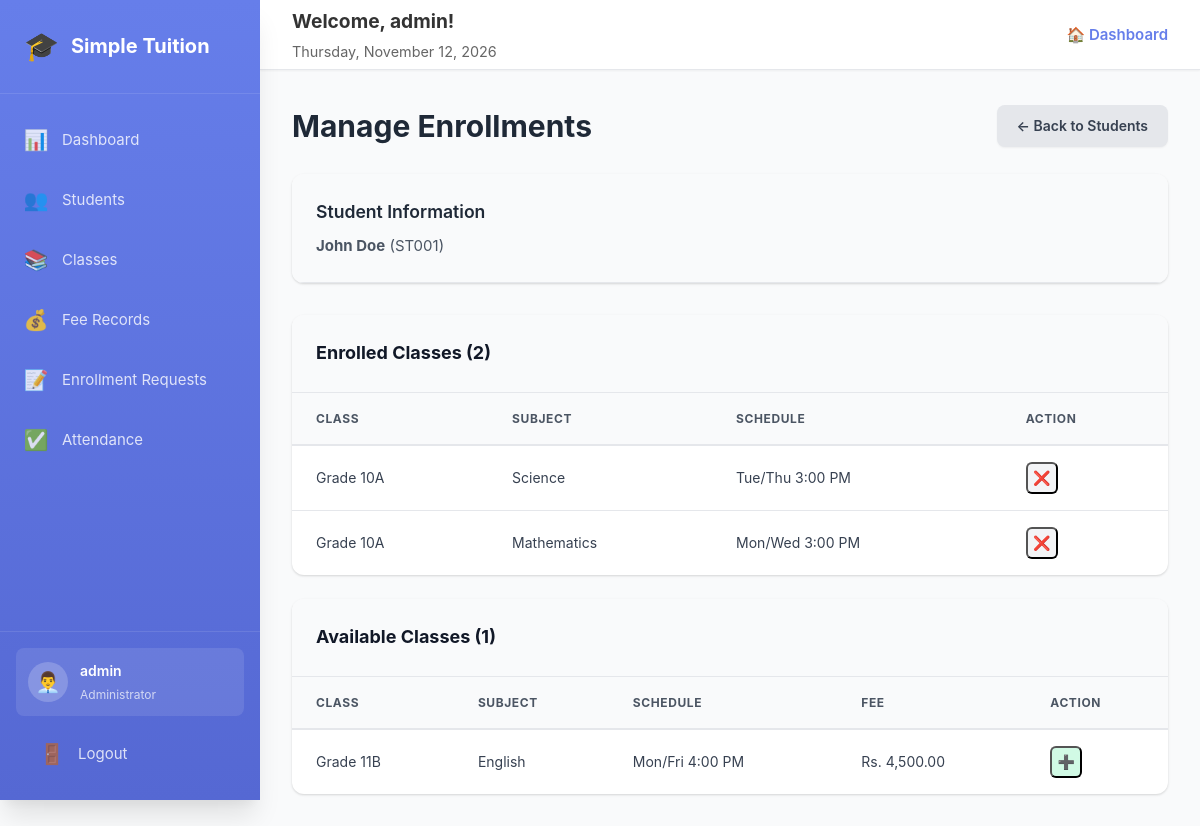
The app's page /admin/enrollments.php?student_id=1 (signed in) with its own data.
### tables this page shows
CREATE TABLE `students` (
  `id` int(11) NOT NULL,
  `student_id` varchar(20) NOT NULL,
  `name` varchar(100) NOT NULL,
  `email` varchar(100) NOT NULL,
  `phone` varchar(20) DEFAULT NULL,
  `password` varchar(255) NOT NULL,
  `address` text DEFAULT NULL,
  `date_of_birth` date DEFAULT NULL,
  `enrollment_date` date DEFAULT NULL,
  `status` enum('active','inactive') DEFAULT 'active',
  `created_at` timestamp NOT NULL DEFAULT current_timestamp()
);

CREATE TABLE `student_classes` (
  `id` int(11) NOT NULL,
  `student_id` int(11) NOT NULL,
  `class_id` int(11) NOT NULL,
  `enrolled_date` date DEFAULT NULL
);

CREATE TABLE `classes` (
  `id` int(11) NOT NULL,
  `class_name` varchar(100) NOT NULL,
  `subject` varchar(100) NOT NULL,
  `teacher_name` varchar(100) DEFAULT NULL,
  `schedule` varchar(200) DEFAULT NULL,
  `room_number` varchar(20) DEFAULT NULL,
  `fee_amount` decimal(10,2) DEFAULT 0.00,
  `status` enum('active','inactive') DEFAULT 'active',
  `created_at` timestamp NOT NULL DEFAULT current_timestamp()
);

### config.php (called while the page is built, shortened)
<?php
function formatCurrency($amount) {
    return 'Rs. ' . number_format($amount, 2);
}
?>

### admin/enrollments.php (the view, shortened to what this page needs)
<?php
require_once '../config.php';
$student_id = isset($_GET['student_id']) ? (int)$_GET['student_id'] : 0;
$student = $conn->query("SELECT * FROM students WHERE id = $student_id")->fetch_assoc();
$enrolled_result = $conn->query("
    SELECT c.*, sc.id as enrollment_id
    FROM classes c
    JOIN student_classes sc ON c.id = sc.class_id
    WHERE sc.student_id = $student_id
    ORDER BY c.class_name
");
$enrolled = $enrolled_result;
$available_result = $conn->query("
    SELECT c.*
    FROM classes c
    WHERE c.status = 'active'
    AND c.id NOT IN (
        SELECT class_id FROM student_classes WHERE student_id = $student_id
    )
    ORDER BY c.class_name
");
$available = $available_result;
?>
<!DOCTYPE html>
<html lang="en">
<head>
    <link rel="stylesheet" href="../css/admin-style.css">
</head>
<body>
    <div class="dashboard">
        <?php include 'includes/sidebar.php'; ?>
        <div class="main-content">
            <?php include 'includes/header.php'; ?>
            <div class="content-area">
                <div style="display: flex; justify-content: space-between; align-items: center; margin-bottom: 1.5rem;">
                    <h1>Manage Enrollments</h1>
                    <a href="students.php" class="btn btn-secondary">← Back to Students</a>
                </div>
                <div class="card" style="margin-bottom: 2rem;">
                    <div style="padding: 1.5rem; background: var(--gray-50); border-bottom: 1px solid var(--gray-200);">
                        <h3 style="font-size: 1.1rem; font-weight: 600; margin-bottom: 0.5rem;">Student Information</h3>
                        <p style="color: var(--gray-600); margin: 0;">
                            <strong><?php echo $student['name']; ?></strong> (<?php echo $student['student_id']; ?>)
                        </p>
                    </div>
                </div>
                <div class="dashboard-grid">
                    <div class="card">
                        <div class="card-header">
                            <h2>Enrolled Classes (<?php echo $enrolled->num_rows; ?>)</h2>
                        </div>
                        <div class="table-responsive">
                            <table>
                                <thead>
                                    <tr>
                                        <th>Class</th>
                                        <th>Subject</th>
                                        <th>Schedule</th>
                                        <th>Action</th>
                                    </tr>
                                </thead>
                                <tbody>
                                    <?php if ($enrolled->num_rows > 0): ?>
                                        <?php while ($class = $enrolled->fetch_assoc()): ?>
                                        <tr>
                                            <td><?php echo $class['class_name']; ?></td>
                                            <td><?php echo $class['subject']; ?></td>
                                            <td><?php echo $class['schedule'] ?: '-'; ?></td>
                                            <td>
                                                <form method="POST" style="display: inline;">
                                                    <button type="submit" name="unenroll" class="btn-icon delete"
                                                            onclick="return confirm('Unenroll from this class?')" title="Unenroll">
                                                        ❌
                                                    </button>
                                                </form>
                                            </td>
                                        </tr>
                                        <?php endwhile; ?>
                                    <?php else: ?>
                                        <tr>
                                            <td colspan="4" style="text-align: center; padding: 2rem;">No enrolled classes</td>
                                        </tr>
                                    <?php endif; ?>
                                </tbody>
                            </table>
                        </div>
                    </div>
                    <div class="card">
                        <div class="card-header">
                            <h2>Available Classes (<?php echo $available->num_rows; ?>)</h2>
                        </div>
                        <div class="table-responsive">
                            <table>
                                <thead>
                                    <tr>
                                        <th>Class</th>
                                        <th>Subject</th>
                                        <th>Schedule</th>
                                        <th>Fee</th>
                                        <th>Action</th>
                                    </tr>
                                </thead>
                                <tbody>
                                    <?php if ($available->num_rows > 0): ?>
                                        <?php while ($class = $available->fetch_assoc()): ?>
                                        <tr>
                                            <td><?php echo $class['class_name']; ?></td>
                                            <td><?php echo $class['subject']; ?></td>
                                            <td><?php echo $class['schedule'] ?: '-'; ?></td>
                                            <td><?php echo formatCurrency($class['fee_amount']); ?></td>
                                            <td>
                                                <form method="POST" style="display: inline;">
                                                    <button type="submit" name="enroll" class="btn-icon"
                                                            style="background: var(--success-light);" title="Enroll">
                                                        ➕
                                                    </button>
                                                </form>
                                            </td>
                                        </tr>
                                        <?php endwhile; ?>
                                    <?php endif; ?>
                                </tbody>
                            </table>
                        </div>
                    </div>
                </div>
            </div>
        </div>
    </div>
</body>
</html>

### admin/includes/sidebar.php
<?php
$current_page = basename($_SERVER['PHP_SELF']);
?>
<div class="sidebar">
    <div class="sidebar-header">
        <div class="logo">
            <span class="logo-icon">🎓</span>
            <span>Simple Tuition</span>
        </div>
    </div>
    <nav class="sidebar-menu">
        <a href="dashboard.php" class="menu-item <?php echo $current_page == 'dashboard.php' ? 'active' : ''; ?>">
            <span class="menu-icon">📊</span>
            <span>Dashboard</span>
        </a>
        <a href="students.php" class="menu-item <?php echo $current_page == 'students.php' || $current_page == 'student-form.php' ? 'active' : ''; ?>">
            <span class="menu-icon">👥</span>
            <span>Students</span>
        </a>
        <a href="classes.php" class="menu-item <?php echo $current_page == 'classes.php' || $current_page == 'class-form.php' ? 'active' : ''; ?>">
            <span class="menu-icon">📚</span>
            <span>Classes</span>
        </a>
        <a href="fees.php" class="menu-item <?php echo $current_page == 'fees.php' || $current_page == 'fee-form.php' ? 'active' : ''; ?>">
            <span class="menu-icon">💰</span>
            <span>Fee Records</span>
        </a>
        <a href="enrollment-requests.php" class="menu-item <?php echo $current_page == 'enrollment-requests.php' ? 'active' : ''; ?>">
            <span class="menu-icon">📝</span>
            <span>Enrollment Requests</span>
        </a>
        <a href="attendance.php" class="menu-item <?php echo $current_page == 'attendance.php' ? 'active' : ''; ?>">
            <span class="menu-icon">✅</span>
            <span>Attendance</span>
        </a>
    </nav>
    <div class="sidebar-footer">
        <div class="user-info">
            <div class="user-avatar">👨‍💼</div>
            <div class="user-details">
                <h4><?php echo $_SESSION['admin_username']; ?></h4>
                <p>Administrator</p>
            </div>
        </div>
        <a href="logout.php" class="menu-item">
            <span class="menu-icon">🚪</span>
            <span>Logout</span>
        </a>
    </div>
</div>

### admin/includes/header.php
<div class="top-header">
    <div>
        <h2 style="color: #333; font-size: 1.2rem;">Welcome, <?php echo $_SESSION['admin_username']; ?>!</h2>
        <p style="color: #666; font-size: 0.9rem; margin-top: 0.2rem;">
            <?php echo date('l, F j, Y'); ?>
        </p>
    </div>
    <div style="display: flex; gap: 1rem; align-items: center;">
        <a href="dashboard.php" style="text-decoration: none; color: #667eea; font-weight: 600;">
            🏠 Dashboard
        </a>
    </div>
</div>

### records on screen
students: name "John Doe", student "ST001"
student_classes: class.class_name "Grade 10A", class.subject "Science", class.schedule "Tue/Thu 3:00 PM"
student_classes: class.class_name "Grade 10A", class.subject "Mathematics", class.schedule "Mon/Wed 3:00 PM"
classes: class_name "Grade 11B", subject "English", schedule "Mon/Fri 4:00 PM", fee_amount "Rs. 4,500.00"

### other values on screen
$_SESSION['admin_username'] "admin"
$enrolled->num_rows "2"
$available->num_rows "1"
